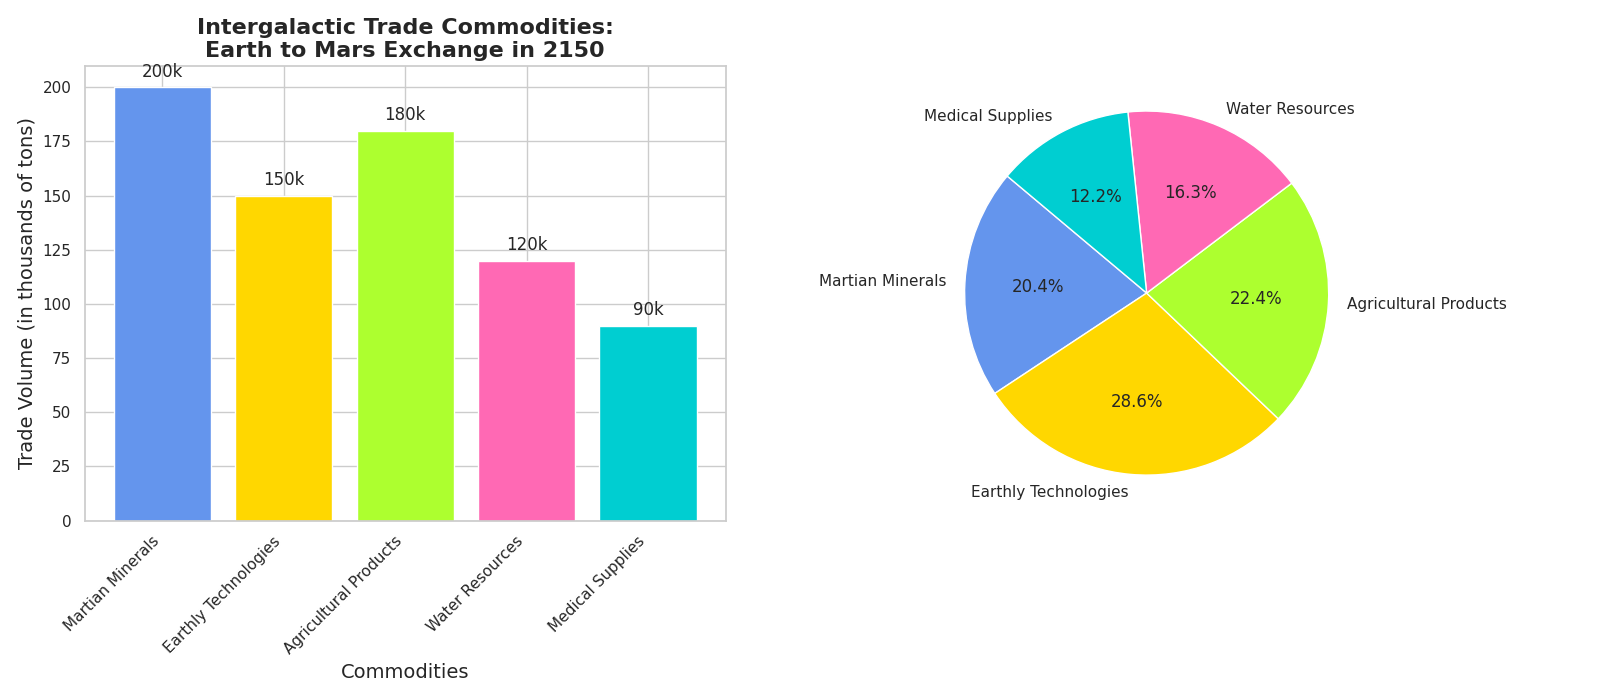

Here is the Python script that generated this plot:
import matplotlib.pyplot as plt
import numpy as np

commodities = ['Martian Minerals', 'Earthly Technologies', 
               'Agricultural Products', 'Water Resources', 
               'Medical Supplies']
trade_volumes = [200, 150, 180, 120, 90]
trade_values = [50, 70, 55, 40, 30]

new_colors = ['#6495ED', '#FFD700', '#ADFF2F', '#FF69B4', '#00CED1']

fig, (ax1, ax2) = plt.subplots(1, 2, figsize=(16, 7))

bars = ax1.bar(np.arange(len(commodities)), trade_volumes, color=new_colors)

ax1.set_title('Intergalactic Trade Commodities:\nEarth to Mars Exchange in 2150', fontsize=16, fontweight='bold')
ax1.set_xlabel('Commodities', fontsize=14)
ax1.set_ylabel('Trade Volume (in thousands of tons)', fontsize=14)
ax1.set_xticks(np.arange(len(commodities)))
ax1.set_xticklabels(commodities, rotation=45, ha='right')

for bar in bars:
    yval = bar.get_height()
    ax1.text(bar.get_x() + bar.get_width() / 2, yval + 3, f'{yval}k', ha='center', va='bottom', fontsize=12)

ax2.pie(trade_values, labels=commodities, autopct='%1.1f%%', startangle=140, colors=new_colors)

plt.tight_layout()
plt.show()
